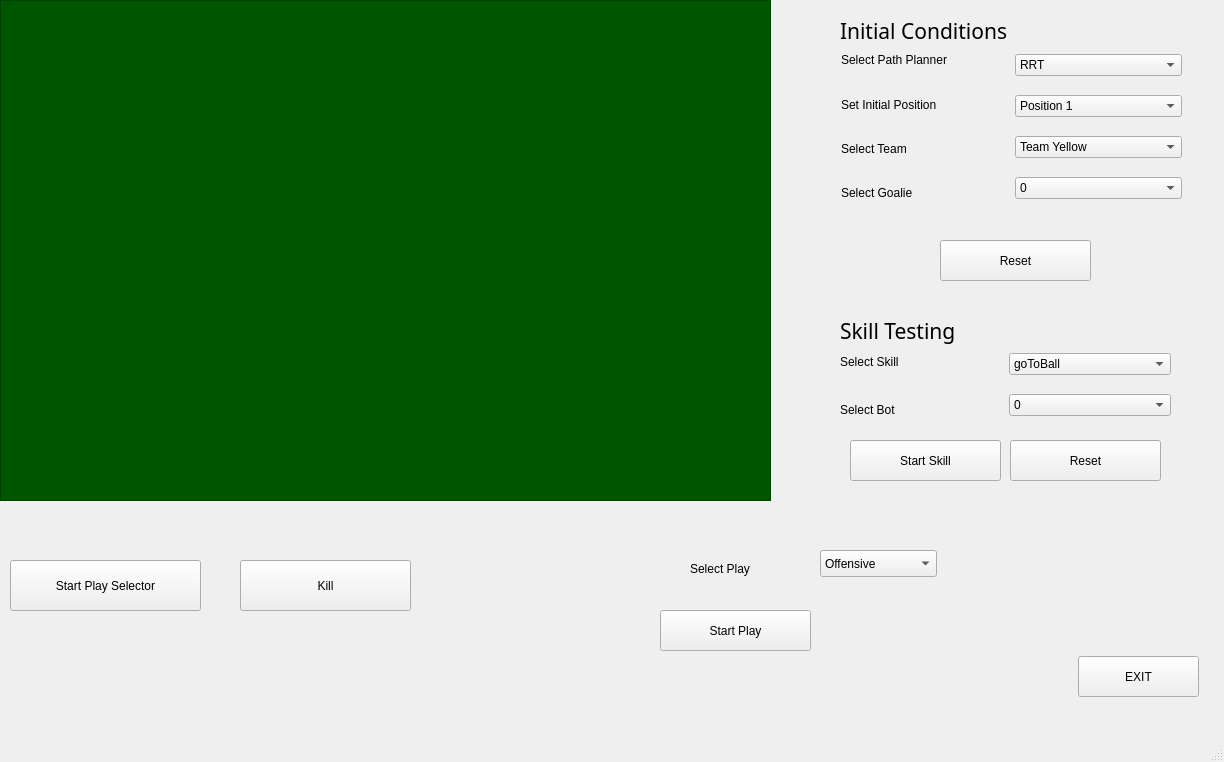
<?xml version="1.0" encoding="UTF-8"?>
<ui version="4.0">
 <class>MainWindow</class>
 <widget class="QMainWindow" name="MainWindow">
  <property name="geometry">
   <rect>
    <x>0</x>
    <y>0</y>
    <width>1224</width>
    <height>762</height>
   </rect>
  </property>
  <property name="windowTitle">
   <string>MainWindow</string>
  </property>
  <widget class="QWidget" name="centralwidget">
   <widget class="QGraphicsView" name="graphicsView">
    <property name="geometry">
     <rect>
      <x>0</x>
      <y>0</y>
      <width>771</width>
      <height>501</height>
     </rect>
    </property>
    <property name="styleSheet">
     <string notr="true">background-color: rgb(85, 170, 0);
background-color: rgb(0, 85, 0);</string>
    </property>
   </widget>
   <widget class="QLabel" name="label_7">
    <property name="geometry">
     <rect>
      <x>840</x>
      <y>310</y>
      <width>171</width>
      <height>41</height>
     </rect>
    </property>
    <property name="font">
     <font>
      <family>cmr10</family>
      <pointsize>16</pointsize>
     </font>
    </property>
    <property name="text">
     <string>Skill Testing</string>
    </property>
   </widget>
   <widget class="QPushButton" name="playStartButton">
    <property name="geometry">
     <rect>
      <x>660</x>
      <y>610</y>
      <width>151</width>
      <height>41</height>
     </rect>
    </property>
    <property name="text">
     <string>Start Play</string>
    </property>
   </widget>
   <widget class="QLabel" name="label_8">
    <property name="geometry">
     <rect>
      <x>840</x>
      <y>10</y>
      <width>171</width>
      <height>41</height>
     </rect>
    </property>
    <property name="font">
     <font>
      <family>cmr10</family>
      <pointsize>16</pointsize>
     </font>
    </property>
    <property name="text">
     <string>Initial Conditions</string>
    </property>
   </widget>
   <widget class="QPushButton" name="skillStartButton">
    <property name="geometry">
     <rect>
      <x>850</x>
      <y>440</y>
      <width>151</width>
      <height>41</height>
     </rect>
    </property>
    <property name="text">
     <string>Start Skill</string>
    </property>
   </widget>
   <widget class="QPushButton" name="skillResetButton">
    <property name="geometry">
     <rect>
      <x>1010</x>
      <y>440</y>
      <width>151</width>
      <height>41</height>
     </rect>
    </property>
    <property name="text">
     <string>Reset</string>
    </property>
   </widget>
   <widget class="QWidget" name="layoutWidget">
    <property name="geometry">
     <rect>
      <x>840</x>
      <y>340</y>
      <width>331</width>
      <height>91</height>
     </rect>
    </property>
    <layout class="QHBoxLayout" name="horizontalLayout_2">
     <item>
      <layout class="QVBoxLayout" name="verticalLayout_4">
       <item>
        <widget class="QLabel" name="labelSkill">
         <property name="text">
          <string>Select Skill</string>
         </property>
        </widget>
       </item>
       <item>
        <widget class="QLabel" name="labelSkillBot">
         <property name="text">
          <string>Select Bot</string>
         </property>
        </widget>
       </item>
      </layout>
     </item>
     <item>
      <layout class="QVBoxLayout" name="verticalLayout_3">
       <item>
        <widget class="QComboBox" name="skillOptions">
         <item>
          <property name="text">
           <string>goToBall</string>
          </property>
         </item>
         <item>
          <property name="text">
           <string>goToPoint</string>
          </property>
         </item>
        </widget>
       </item>
       <item>
        <widget class="QComboBox" name="botOptions">
         <item>
          <property name="text">
           <string>0</string>
          </property>
         </item>
         <item>
          <property name="text">
           <string>1</string>
          </property>
         </item>
         <item>
          <property name="text">
           <string>2</string>
          </property>
         </item>
         <item>
          <property name="text">
           <string>3</string>
          </property>
         </item>
         <item>
          <property name="text">
           <string>4</string>
          </property>
         </item>
         <item>
          <property name="text">
           <string>5</string>
          </property>
         </item>
        </widget>
       </item>
      </layout>
     </item>
    </layout>
   </widget>
   <widget class="QPushButton" name="playResetButton">
    <property name="geometry">
     <rect>
      <x>940</x>
      <y>240</y>
      <width>151</width>
      <height>41</height>
     </rect>
    </property>
    <property name="text">
     <string>Reset</string>
    </property>
   </widget>
   <widget class="QPushButton" name="exitButton">
    <property name="geometry">
     <rect>
      <x>1078</x>
      <y>656</y>
      <width>121</width>
      <height>41</height>
     </rect>
    </property>
    <property name="text">
     <string>EXIT</string>
    </property>
   </widget>
   <widget class="QLabel" name="labelPlay">
    <property name="geometry">
     <rect>
      <x>690</x>
      <y>560</y>
      <width>134</width>
      <height>17</height>
     </rect>
    </property>
    <property name="text">
     <string>Select Play</string>
    </property>
   </widget>
   <widget class="QComboBox" name="playOptions">
    <property name="geometry">
     <rect>
      <x>820</x>
      <y>550</y>
      <width>117</width>
      <height>27</height>
     </rect>
    </property>
    <item>
     <property name="text">
      <string>Offensive</string>
     </property>
    </item>
    <item>
     <property name="text">
      <string>Defensive</string>
     </property>
    </item>
    <item>
     <property name="text">
      <string>Stall</string>
     </property>
    </item>
   </widget>
   <widget class="QPushButton" name="startPlaySelectorButton">
    <property name="geometry">
     <rect>
      <x>10</x>
      <y>560</y>
      <width>191</width>
      <height>51</height>
     </rect>
    </property>
    <property name="text">
     <string>Start Play Selector</string>
    </property>
   </widget>
   <widget class="QPushButton" name="pushButton_2">
    <property name="geometry">
     <rect>
      <x>240</x>
      <y>560</y>
      <width>171</width>
      <height>51</height>
     </rect>
    </property>
    <property name="text">
     <string>Kill</string>
    </property>
   </widget>
   <widget class="QWidget" name="layoutWidget">
    <property name="geometry">
     <rect>
      <x>841</x>
      <y>41</y>
      <width>341</width>
      <height>171</height>
     </rect>
    </property>
    <layout class="QHBoxLayout" name="horizontalLayout">
     <item>
      <layout class="QVBoxLayout" name="verticalLayout_2">
       <item>
        <widget class="QLabel" name="labelPath">
         <property name="text">
          <string>Select Path Planner</string>
         </property>
        </widget>
       </item>
       <item>
        <widget class="QLabel" name="labelInitialPosition">
         <property name="text">
          <string>Set Initial Position</string>
         </property>
        </widget>
       </item>
       <item>
        <widget class="QLabel" name="labelTeam">
         <property name="text">
          <string>Select Team</string>
         </property>
        </widget>
       </item>
       <item>
        <widget class="QLabel" name="labelGoalie">
         <property name="text">
          <string>Select Goalie</string>
         </property>
        </widget>
       </item>
      </layout>
     </item>
     <item>
      <layout class="QVBoxLayout" name="verticalLayout">
       <item>
        <widget class="QComboBox" name="pathOptions">
         <item>
          <property name="text">
           <string>RRT</string>
          </property>
         </item>
         <item>
          <property name="text">
           <string>RRTStar</string>
          </property>
         </item>
         <item>
          <property name="text">
           <string>RRTConnect</string>
          </property>
         </item>
         <item>
          <property name="text">
           <string>LazyRRT</string>
          </property>
         </item>
        </widget>
       </item>
       <item>
        <widget class="QComboBox" name="initialPositionOptions">
         <item>
          <property name="text">
           <string>Position 1</string>
          </property>
         </item>
         <item>
          <property name="text">
           <string>Position2</string>
          </property>
         </item>
        </widget>
       </item>
       <item>
        <widget class="QComboBox" name="teamOptions">
         <item>
          <property name="text">
           <string>Team Yellow</string>
          </property>
         </item>
         <item>
          <property name="text">
           <string>Team  Blue</string>
          </property>
         </item>
        </widget>
       </item>
       <item>
        <widget class="QComboBox" name="goalieOptions">
         <item>
          <property name="text">
           <string>0</string>
          </property>
         </item>
         <item>
          <property name="text">
           <string>1</string>
          </property>
         </item>
         <item>
          <property name="text">
           <string>2</string>
          </property>
         </item>
         <item>
          <property name="text">
           <string>3</string>
          </property>
         </item>
         <item>
          <property name="text">
           <string>4</string>
          </property>
         </item>
         <item>
          <property name="text">
           <string>5</string>
          </property>
         </item>
        </widget>
       </item>
      </layout>
     </item>
    </layout>
   </widget>
  </widget>
  <widget class="QMenuBar" name="menubar">
   <property name="geometry">
    <rect>
     <x>0</x>
     <y>0</y>
     <width>1224</width>
     <height>25</height>
    </rect>
   </property>
  </widget>
  <widget class="QStatusBar" name="statusbar"/>
 </widget>
 <resources/>
 <connections/>
</ui>
